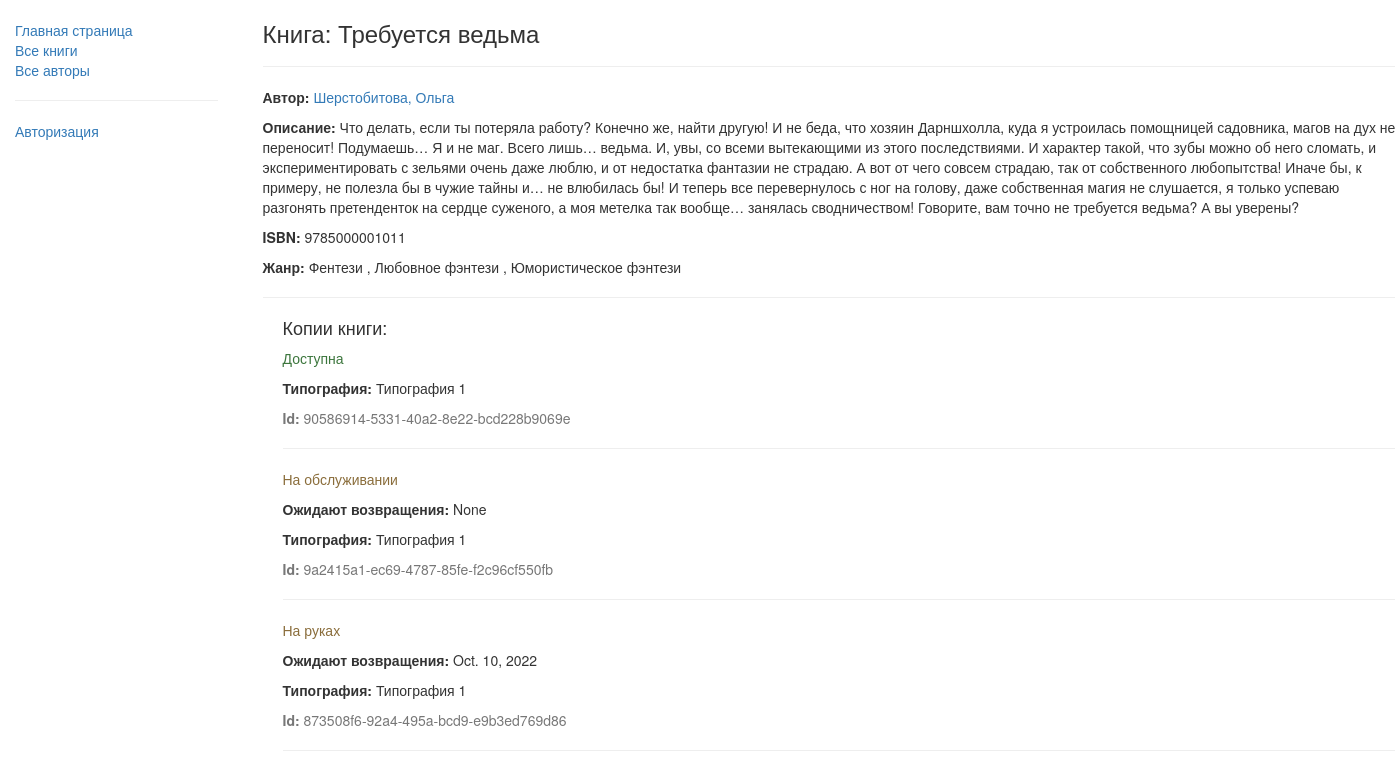
/catalog/book/1, run on the app's committed database.
### catalog/models.py (models this page shows, shortened)
class Book(models.Model):
    title = models.CharField(max_length=200)
    author = models.ForeignKey('Author',
                                on_delete=models.SET_NULL,
                                null=True)
    summary = models.TextField(max_length=1000,
                                help_text='Введите краткое описание книги')
    isbn = models.CharField('ISBN', max_length=13,
                            help_text='13 символов <a href="https://www.isbn-international.org/content/what-isbn">ISBN номер</a>')
    genre = models.ManyToManyField(Genre, help_text='Выберите жанр книги')
    def display_genre(self):
        """Получаем текстовое название жанра для панели администратора"""
        return ', '.join([genre.name for genre in self.genre.all()[:3]])
    display_genre.short_description = 'Genre'
    class Meta:
        permissions = [('can_create_book', 'Can create/update/delete book')]

class Author(models.Model):
    first_name = models.CharField(max_length=100)
    last_name = models.CharField(max_length=100)
    date_of_birth = models.DateField(null=True, blank=True)
    date_of_death = models.DateField(null=True, blank=True)
    def __str__(self) -> str:
        return '{0}, {1}'.format(self.last_name, self.first_name)
    class Meta:
        permissions = [('can_create_author', 'Can create/update/delte author')]

class Genre(models.Model):
    name = models.CharField(max_length=200,
                            help_text='Введите жанр книги')
    def __str__(self) -> str:
        return self.name

class BookInstance(models.Model):
    id = models.UUIDField(primary_key=True,
                        default=uuid.uuid4,
                        help_text='Уникальный номер для данного экземпляра по всей библиотеке')
    book = models.ForeignKey(Book, on_delete=models.SET_NULL, null=True)
    imprint = models.CharField(max_length=200)
    due_back = models.DateField(null=True, blank=True)
    borrower = models.ForeignKey(User, on_delete=models.SET_NULL, null=True, blank=True)
    LOAN_STATUS = (
        ('m', 'На обслуживании'),
        ('o', 'На руках'),
        ('a', 'Доступна'),
        ('r', 'Зарезервирована')
    )
    status = models.CharField(max_length=1,
                            choices=LOAN_STATUS,
                            blank=True,
                            default='m',
                            help_text='Доступность книги')
    class Meta:
        ordering = ['due_back']
        permissions = [('can_mark_returned', 'Set book as returned')]

### catalog/views.py (the view)
# urls.py: re_path(r'^book/(?P<pk>\d+)$', views.BookDetailView.as_view(), name='book-detail'),
class BookDetailView(generic.DetailView):
    model = Book
    template_name = 'book.html'
    context_object_name = 'book'

### catalog/templates/book.html (shortened to what this page needs)
{% extends 'base.html' %}
{% block content %}
    <div class="container">
        <h3>Книга: {{ book.title }}</h3>
        <hr>
        <p><strong>Автор: </strong><a href="">{{ book.author }}</a></p>
        <p><strong>Описание: </strong>{{ book.summary }}</p>
        <p><strong>ISBN: </strong>{{ book.isbn }}</p>
        <p>
            <strong>Жанр: </strong>
            {% for genre in book.genre.all %}
                {{ genre }}
                {% if not forloop.last %}, {% endif %}
            {% endfor %}
        </p>
        <hr>
        <div style="margin-left:20px;margin-top:20px;">
            <h4>Копии книги:</h4>
            {% for copy in book.bookinstance_set.all %}
                <p class="{% if copy.status == 'a' %}text-success{% elif copy.status == 'd' %}text-danger{% else %}text-warning{% endif %}">
                    {{ copy.get_status_display }}
                </p>
                {% if copy.status != 'a' %}
                    <p><strong>Ожидают возвращения:</strong>
                        {{ copy.due_back }}
                    </p>
                {% endif %}
                <p><strong>Типография:</strong> {{ copy.imprint }}</p>
                <p class="text-muted"><strong>Id:</strong> {{ copy.id }}</p>
                <hr>
            {% endfor %}
        </div>
    </div>
{% endblock %}

### data on the page
Book: title "Требуется ведьма", author "Шерстобитова, Ольга", summary "Что делать, если ты потеряла работу? Конечно же, найти другую! И не беда, что хозяин Дарншхолла, куда я устроилась помощницей садовника, магов на дух не переносит! Подумаешь… Я и не маг. Всего лишь… ведьма. И, увы, со всеми вытекающими из этого последствиями. И характер такой, что зубы можно об него сломать, и экспериментировать с зельями очень даже люблю, и от недостатка фантазии не страдаю. А вот от чего совсем страдаю, так от собственного любопытства! Иначе бы, к примеру, не полезла бы в чужие тайны и… не влюбилась бы! И теперь все перевернулось с ног на голову, даже собственная магия не слушается, я только успеваю разгонять претенденток на сердце суженого, а моя метелка так вообще……", isbn "9785000001011"
Genre: name "Фентези"
Genre: name "Любовное фэнтези"
Genre: name "Юмористическое фэнтези"
BookInstance: status "Доступна", imprint "Типография 1", id "90586914-5331-40a2-8e22-bcd228b9069e"
BookInstance: status "На обслуживании", due_back "None", imprint "Типография 1", id "9a2415a1-ec69-4787-85fe-f2c96cf550fb"
BookInstance: status "На руках", due_back "Oct. 10, 2022", imprint "Типография 1", id "873508f6-92a4-495a-bcd9-e9b3ed769d86"
